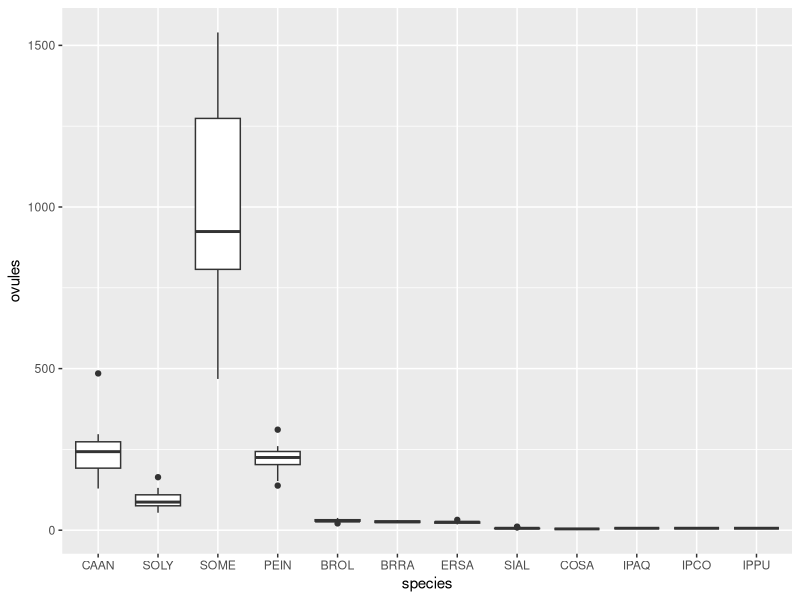

The R source for this figure:
#load libraries

library(ggplot2)
library(forcats)

#load data
d<-read.csv("Ovules.csv", sep=";")

#Reorganise data
d <- stack(d)

#Naming columns

colnames(d)[1]<-"ovules"
colnames(d)[2]<-"species"

#boxplot from ggplot2
ggplot(d, aes(x = species, y = ovules)) + geom_boxplot()





